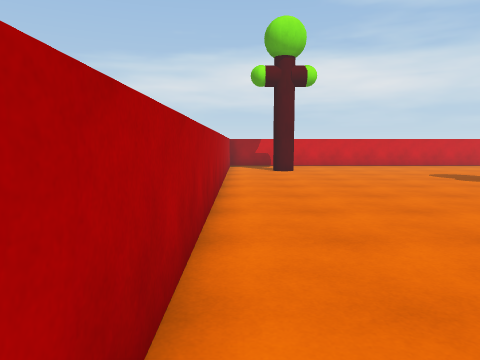
[1] (above)

18 first-person views from a walk through a 3-D level made in the Unity game engine. The camera is 1.3 m above the floor, tilts 6° down and sees 70° across. The floor is counted in squares, 1 m on a side. Each view is taken from the middle of a square. On the plan, view 1 faces up. The plan holds only what a view shows up to about 15 squares ahead; the rest is blank. The place goes on beyond the plan. Surface patterns are stand-ins for the level's own textures.

[2]
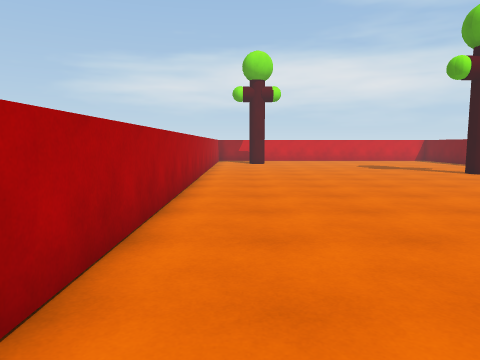

[3]
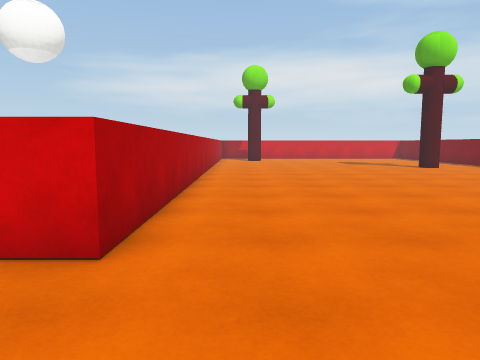

[4]
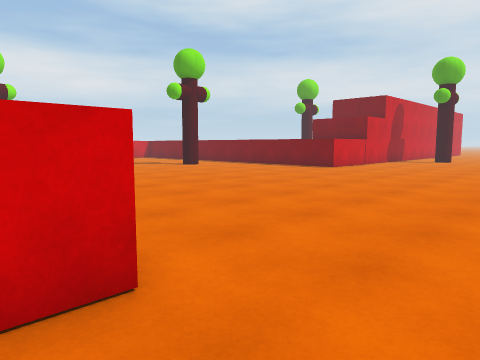

[5]
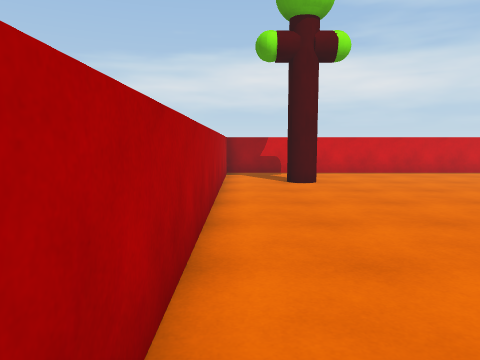

[6]
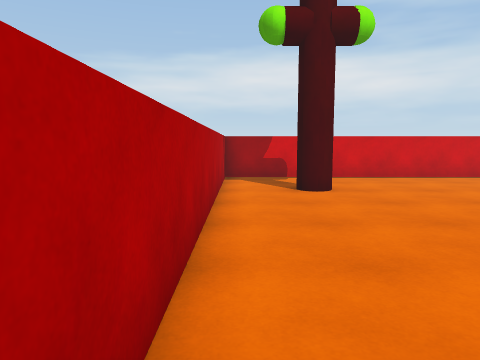

[7]
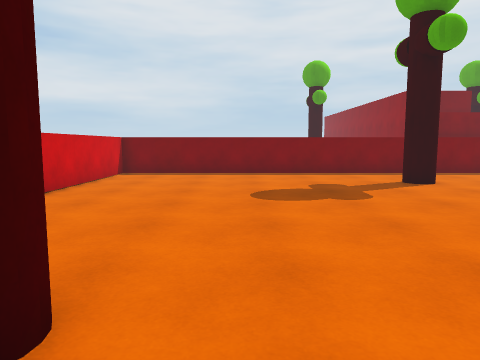

[8]
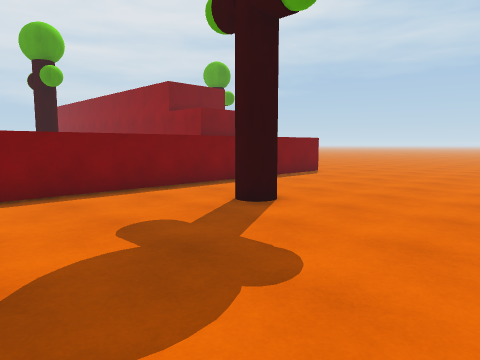

[9]
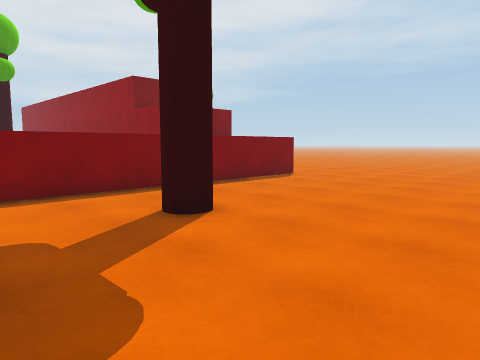

[10]
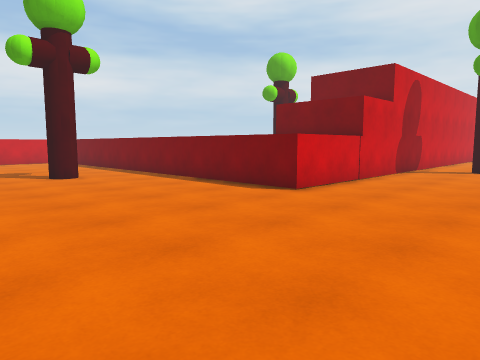

[11]
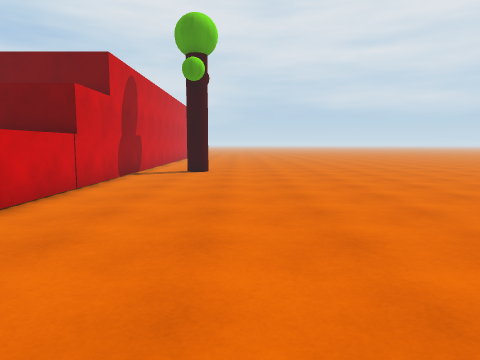

[12]
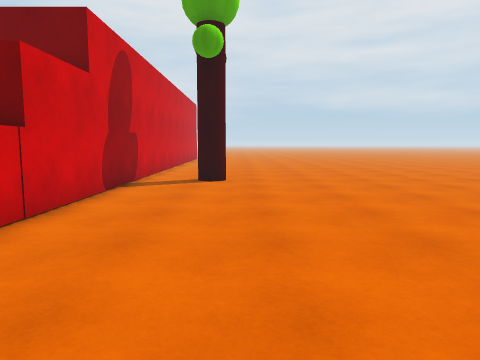

[13]
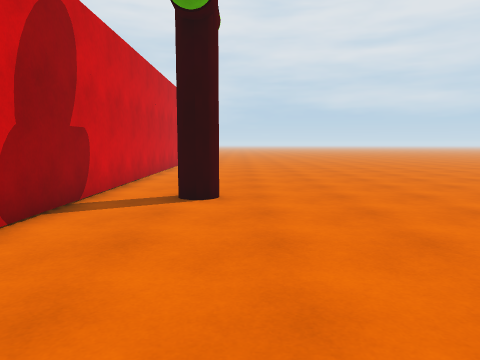

[14]
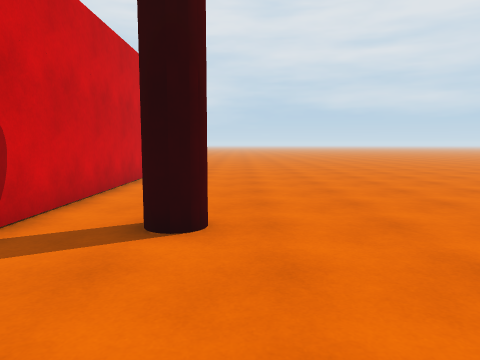

[15]
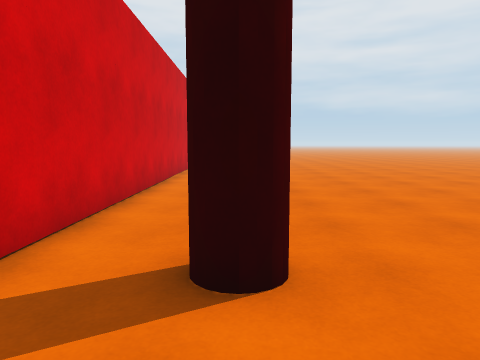

[16]
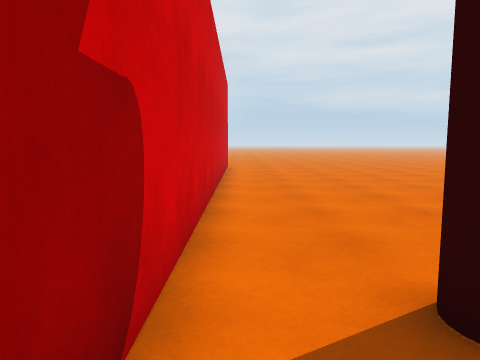

[17]
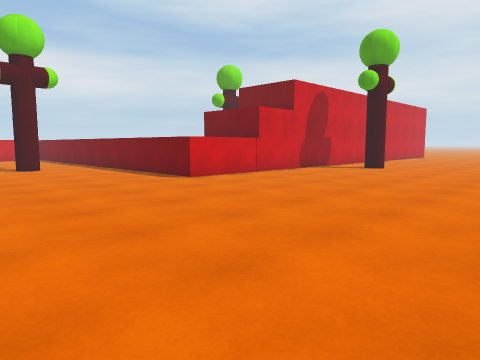

[18]
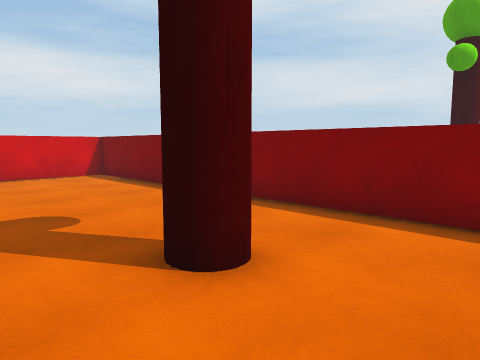

### Floor plan
Points are (right, up) in squares from view 1. A wall is a line through its corners. A room is listed if a view was taken in it or the views show most of it. See-through windows are left out.
Room 1 (views 1, 2, 3, 5, 6, 7, 8, 9, 10, 11, 12, 13, 14, 15, 16, 17, 18)
walls: (-0.6, 15.6) (-0.6, -6.3); (-0.6, 17) (-0.6, 16.2); (-0.6, 18.2) (-0.6, 17.8); (2.2, 20.1) (-0.6, 20.1); (33.5, 0.7) (15, 0.7) (15, 20.1) (3.5, 20.1)
ways out: opening at (-0.2, -8.5) to room 2
objects: tree (2, 16) to (3, 17); tree (11, 9) to (12, 9); tree (25, -2) to (26, -2)
Room 2 (view 4)
walls: (-0.6, -6.3) (-1.8, -6.3)
ways out: opening at (-0.2, -8.5) to room 1

Where each view was taken, in squares from view 1:
view 1: 0 up, 0 right, facing up
view 2: 6 down, 1 right, facing up
view 3: 10 down, 1 right, facing up
view 4: 9 down, 2 left, facing up-right
view 5: 5 up, 0 right, facing up
view 6: 7 up, 0 right, facing up
view 7: 15 up, 0 right, facing right
view 8: 15 up, 6 right, facing down-right
view 9: 13 up, 6 right, facing down-right
view 10: 5 down, 7 right, facing up-right
view 11: 4 down, 9 right, facing right
view 12: 3 down, 13 right, facing right
view 13: 3 down, 17 right, facing right
view 14: 3 down, 20 right, facing right
view 15: 2 down, 22 right, facing right
view 16: 0 up, 23 right, facing right
view 17: 10 down, 7 right, facing up-right
view 18: 6 up, 9 right, facing up-right
